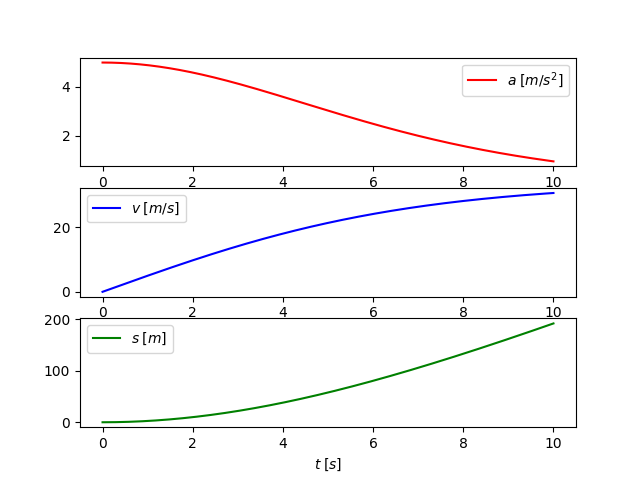

The Python source for this figure:
# Anton Andreas Brekke
# [email redacted]
# Oppgave a - g
import numpy as np
import matplotlib.pyplot as plt

class ForwardEuler:
    def __init__(self, f, N, T):
        self.f = f
        self.N = N
        self.a = np.zeros(N+1)
        self.v = np.zeros(N+1)
        self.x = np.zeros(N+1)
        self.t = np.linspace(0, T, N+1)

    def set_initial_condition(self, v0, x0):
        self.x0 = x0
        self.v0 = v0

    def solve(self):
        t = self.t; a = self.a; v = self.v; x = self.x
        a[0] = self.f(self.x0, self.v0, self.t[0])
        v[0] = self.v0
        x[0] = self.x0
        for n in range(self.N):
            dt = t[n+1] - t[n]
            v[n+1] = v[n] + dt*self.f(x[n], v[n], t[n])
            x[n+1] = x[n] + dt*v[n+1]
            a[n+1] = self.f(x[n+1], v[n+1], t[n+1])
        return self.a, self.v, self.x, self.t

class acceleration:
    def __init__(self, p, C_d, A_0, w, m):
        self.p = p; self.C_d = C_d; self.A_0 = A_0
        self.w = w; self.m = m

    def __call__(self, x, v, t):
        a = (800 - self.p*self.C_d*self.A_0*(v-self.w)**2) / (2*self.m)
        return a

a = acceleration(p=1.293, C_d=1.2, A_0=0.45, w=0, m=80)

method = ForwardEuler(a, 1000, 10)
method.set_initial_condition(v0=0, x0=0)
a, v, x, t = method.solve()

plt.subplot(311)
plt.plot(t, a, 'r', label=r'$a\;[m/s^2]$')
plt.legend()

plt.subplot(312)
plt.plot(t, v, 'b', label=r'$v\;[m/s]$')
plt.legend()

plt.subplot(313)
plt.plot(t, x, 'g', label=r'$s\;[m]$')
plt.xlabel(r'$t\;[s]$')
plt.legend()
# plt.savefig('sprinter.png')
plt.suptitle('Modellering 100meters-løp')
plt.show()

for n in range(len(t)):
    if x[n] > 100:
        print(f'\nt\tx\n{t[n-1]}\t{x[n-1]}\n {t[n]}\t{x[n]}\n')
        break

print(f'Terminalfart: {v[-1]}')
